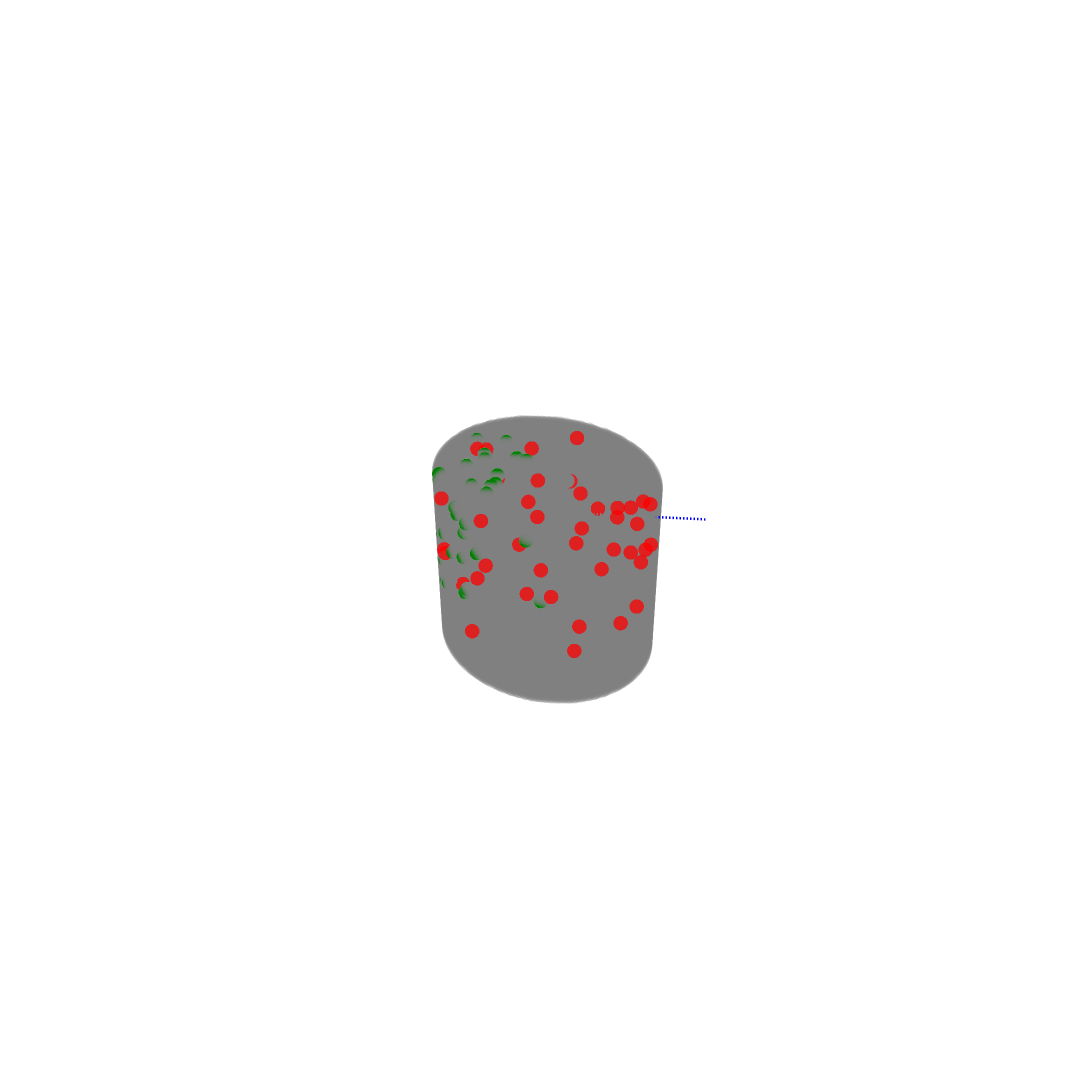

The notebook cell this image was saved under:
### Code cell
file_path = '/sps/t2k/lperisse/Data/list_PMT_positions.txt'
tank_diamet = 6480.0
tank_height = 6575.1
df = pd.read_csv(file_path, delim_whitespace=True, header=None, names=['Index', 'X', 'Y', 'Z'])

direction = np.array([direction_x_array[16], direction_y_array[16], direction_z_array[16]])

hit_df = pd.DataFrame(hit_positions.numpy(), columns=['X', 'Y', 'Z'])

# # Create the 3D scatter plot
fig = make_subplots(rows=1, cols=1, specs=[[{'type': 'scatter3d'}]])

# Convert types tensor to NumPy array
types_np = types.cpu().numpy().astype(bool)

# Separate signal and noise points using boolean indexing
signal = hit_df[types_np]
noise = hit_df[~types_np]  # Invert the boolean mask to get noise

# Plot all PMT positions in grey
fig.add_trace(go.Scatter3d(
    x=df['X'],
    y=df['Y'],
    z=df['Z'],
    mode='markers',
    marker=dict(
        size=5,
        color='grey',
        opacity=0.25
    ),
    name='All PMTs'
))

# Plot the hit PMT positions in different colors
fig.add_trace(go.Scatter3d(
    x=signal['X'],
    y=signal['Y'],
    z=signal['Z'],
    mode='markers',
    marker=dict(
        size=5,
        color='green',
        opacity=1
    ),
    name='Signal hits'
))

fig.add_trace(go.Scatter3d(
    x=noise['X'],
    y=noise['Y'],
    z=noise['Z'],
    mode='markers',
    marker=dict(
        size=5,
        color='red',
        opacity=0.75
    ),
    name='Noise hits'
))

# Extend the line by a factor in both directions
line_length_factor = 2750  # Adjust this value to make the line longer
# extended_start = np.array([
#     vtx[0] - direction[0] * line_length_factor,
#     vtx[1] - direction[1] * line_length_factor,
#     vtx[2] - direction[2] * line_length_factor
# ])
extended_end = np.array([
    vtx[0] + direction[0] * line_length_factor,
    vtx[1] + direction[1] * line_length_factor,
    vtx[2] + direction[2] * line_length_factor
])

# Extend the line in the opposite direction
extension_length = 5000
extended_start = vtx - extension_length * direction

# Add the additional and target points
fig.add_trace(go.Scatter3d(
    x=[vtx[0]],
    y=[vtx[1]],
    z=[vtx[2]],
    mode='markers+text',
    marker=dict(
        size=10,
        color='blue',
        opacity=1.0
    ),
    # text=['Vertex position'],
    # textposition='top center',
    name='Vertex position'
))

# Add the extended line
fig.add_trace(go.Scatter3d(
    x=[vtx[0], extended_end[0]],
    y=[vtx[1], extended_end[1]],
    z=[vtx[2], extended_end[2]],
    mode='lines',
    line=dict(
        color='blue',
        width=5
    ),
    name='Momentum direction'
))

# Add the extended line
fig.add_trace(go.Scatter3d(
    x=[extended_start[0], vtx[0]],
    y=[extended_start[1], vtx[1]],
    z=[extended_start[2], vtx[2]],
    mode='lines',
    line=dict(
        dash='dash',
        color='blue',
        width=5
    ),
    name='Origin track'
))


margin = 5000  # Adjust this value to add a margin

# Set labels and limits
fig.update_layout(
    scene=dict(
        xaxis=dict(
            range=[-tank_diamet / 2 - margin, tank_diamet / 2 + margin],
            showgrid=False,  # Disable grid lines for x axis
            showline=False,  # Hide the x axis line
            showticklabels=False,  # Hide x axis tick labels
            zeroline=False,  # Hide the x axis zero line
            title='',  # Remove x axis title
            showaxeslabels=False  # Hide x axis label
        ),
        yaxis=dict(
            range=[-tank_diamet / 2 - margin, tank_diamet / 2 + margin],
            showgrid=False,  # Disable grid lines for y axis
            showline=False,  # Hide the y axis line
            showticklabels=False,  # Hide y axis tick labels
            zeroline=False,  # Hide the y axis zero line
            title='',  # Remove y axis title
            showaxeslabels=False  # Hide y axis label
        ),
        zaxis=dict(
            range=[-tank_height / 2 - margin, tank_height / 2 + margin],
            showgrid=False,  # Disable grid lines for z axis
            showline=False,  # Hide the z axis line
            showticklabels=False,  # Hide z axis tick labels
            zeroline=False,  # Hide the z axis zero line
            title='',  # Remove z axis title
            showaxeslabels=False  # Hide z axis label
        ),
        bgcolor='white'  # Set background color to white
    ),
    title='',
    showlegend=False,
    width=1700,  # Set the width of the plot
    height=1500  # Set the height of the plot
)

fig.update_scenes(xaxis_visible=False, yaxis_visible=False,zaxis_visible=False )


# Show the plot
fig.show()

### Figure 1 — Plotly figure (JSON) as saved in the notebook; plotly's stock layout.template omitted (floating-point values rounded to 4 significant figures; data arrays with more than 128 entries replaced by an {"elided": "..."} marker saying what was removed)
{"data": [{"marker": {"color": "grey", "opacity": 0.25, "size": 5}, "mode": "markers", "name": "All PMTs", "type": "scatter3d", "x": {"elided": "19547 float values"}, "y": {"elided": "19547 float values"}, "z": {"elided": "19547 float values"}}, {"marker": {"color": "green", "opacity": 1, "size": 5}, "mode": "markers", "name": "Signal hits", "type": "scatter3d", "x": [1254.0, 1655.0, 1855.0, 2256.0, 2256.0, 50.14, 852.4, 3245.0, 3239.0, 3230.0, 1554.0, 3162.0, 3183.0, 651.8, 3217.0, 2834.0, -451.3, 2427.0, 2834.0, -50.14, 2427.0, 2427.0, 3230.0, 2784.0, 150.4, 3217.0, 1986.0, 2675.0, 917.5, 226.1, 2556.0, 125.7, 917.5, -965.6, 226.1, 2427.0, -1156.0, 1566.0, -1522.0, -1432.0, -1865.0, -2859.0, -2252.0, -3062.0, 3079.0, -276.2, -2809.0, 2675.0, 1653.0, 2834.0, 752.1, -3062.0], "y": [-852.4, -551.6, -551.6, -351.0, -952.7, -1153.0, -1755.0, 150.8, -251.1, -351.3, -1855.0, -747.4, -649.2, -1956.0, -451.1, -1588.0, -2056.0, -2160.0, -1588.0, -852.4, -2160.0, -2160.0, -351.3, 1675.0, -2758.0, -451.1, -2571.0, -1844.0, -3117.0, -3241.0, 2006.0, -3246.0, -3117.0, -3102.0, -3241.0, -2160.0, -3036.0, -2847.0, -2870.0, -2916.0, -2661.0, -1544.0, -2341.0, -1085.0, -1037.0, -3237.0, -1632.0, -1844.0, -2797.0, -1588.0, 451.3, 1085.0], "z": [3296.0, 3296.0, 3296.0, 3296.0, 3296.0, 3296.0, 3296.0, 1805.0, 2707.0, 2306.0, 3296.0, 3008.0, 2807.0, 3296.0, 1303.0, 1504.0, 3296.0, 3008.0, 1404.0, 3296.0, 3208.0, 902.3, 100.3, 2907.0, 3296.0, -100.3, 701.8, 100.3, 1303.0, 1805.0, 701.8, 1303.0, 701.8, 2105.0, 1404.0, -100.3, 1805.0, -200.5, 1704.0, 1303.0, 802.0, 1003.0, 802.0, 300.8, 1103.0, 100.3, -601.5, -701.8, -1805.0, -601.5, -3296.0, -1704.0]}, {"marker": {"color": "red", "opacity": 0.75, "size": 5}, "mode": "markers", "name": "Noise hits", "type": "scatter3d", "x": [-575.2, -475.9, -2256.0, 2784.0, 2288.0, -2324.0, -1432.0, -75.41, 1855.0, -3124.0, -50.14, -1061.0, -2859.0, 2882.0, -752.1, -2905.0, 2141.0, -3243.0, 2056.0, 25.14, -475.9, -3210.0, 1554.0, -2989.0, 2359.0, 723.0, 3230.0, 50.14, -2989.0, -1053.0, 2675.0, 1655.0, 351.0, 1109.0, 551.6, -869.2, 150.4, -673.8, 1823.0, -2524.0, 551.6], "y": [3198.0, -3214.0, 1354.0, 1675.0, -2306.0, -2271.0, 2916.0, -3248.0, -1655.0, 893.4, 2658.0, -3071.0, 1544.0, 1500.0, -1254.0, -1455.0, -2443.0, 201.0, 1454.0, 3249.0, 3214.0, -500.8, 2658.0, -1272.0, 2234.0, -3167.0, 351.3, 1254.0, 1272.0, 551.6, -1844.0, 752.1, 2958.0, 3054.0, -2357.0, 3130.0, 1454.0, -3178.0, 2689.0, 2045.0, 150.4], "z": [1303.0, -2506.0, -3296.0, 902.3, 100.3, -3108.0, 1404.0, -2907.0, -3296.0, 1003.0, 3296.0, 1103.0, 1704.0, 2707.0, 3296.0, 1003.0, 2005.0, -1203.0, 3296.0, 2005.0, -401.0, 200.5, 3296.0, 2807.0, 902.3, -2707.0, 3108.0, -3296.0, 601.5, -3296.0, 401.0, 3296.0, 3296.0, 1805.0, 3296.0, 1604.0, 3296.0, 2406.0, 2907.0, 2005.0, 3296.0]}, {"marker": {"color": "blue", "opacity": 1, "size": 10}, "mode": "markers+text", "name": "Vertex position", "type": "scatter3d", "x": [961.3], "y": [351.7], "z": [2420.0]}, {"line": {"color": "blue", "width": 5}, "mode": "lines", "name": "Momentum direction", "type": "scatter3d", "x": [961.3, 2686.0], "y": [351.7, -1783.0], "z": [2420.0, 2250.0]}, {"line": {"color": "blue", "dash": "dash", "width": 5}, "mode": "lines", "name": "Origin track", "type": "scatter3d", "x": [-2175.0, 961.3], "y": [4234.0, 351.7], "z": [2729.0, 2420.0]}], "layout": {"height": 1500, "scene": {"bgcolor": "white", "domain": {"x": [0, 1], "y": [0, 1]}, "xaxis": {"range": [-8240, 8240], "showaxeslabels": false, "showgrid": false, "showline": false, "showticklabels": false, "title": {"text": ""}, "visible": false, "zeroline": false}, "yaxis": {"range": [-8240, 8240], "showaxeslabels": false, "showgrid": false, "showline": false, "showticklabels": false, "title": {"text": ""}, "visible": false, "zeroline": false}, "zaxis": {"range": [-8288.0, 8288.0], "showaxeslabels": false, "showgrid": false, "showline": false, "showticklabels": false, "title": {"text": ""}, "visible": false, "zeroline": false}}, "showlegend": false, "title": {"text": ""}, "width": 1700}}
